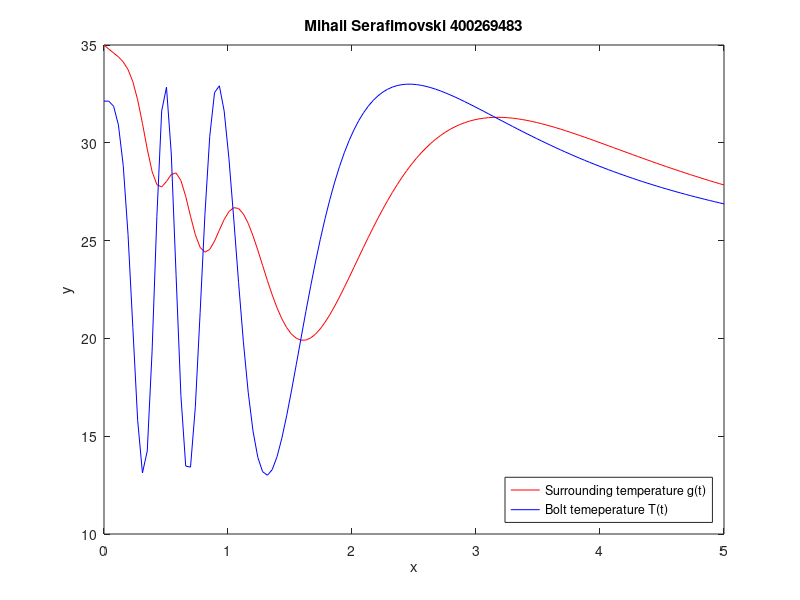

MATLAB code for this plot:
X = 5;
N = 129;
h = X/N;

x = zeros(1,N+1);
y = zeros(1,N+1);
g = zeros(1,N+1);

x(1) = 0;
y(1) = 35;
g(1) = 23 + 10*sin(10/(0.5));
for n = 1:N
    x(n+1) = x(n) + h;
    g(n+1) = 23 + 10*sin(10/(x(n)^2+0.5));
end

for n = 1:N
    x(n+1) = x(n) + h;
    y(n+1) = y(n) + h*((-19/10)*(y(n)-g(n)));
end

plot(x,y,'r',x,g,'b'); % plotting
title('Mihail Serafimovski 400269483'); % figure's title
legend('Surrounding temperature g(t)','Bolt temeperature T(t)','Location','Southeast'); % legend
xlabel('x'); ylabel('y'); % and axis labels

xlim([0 5])